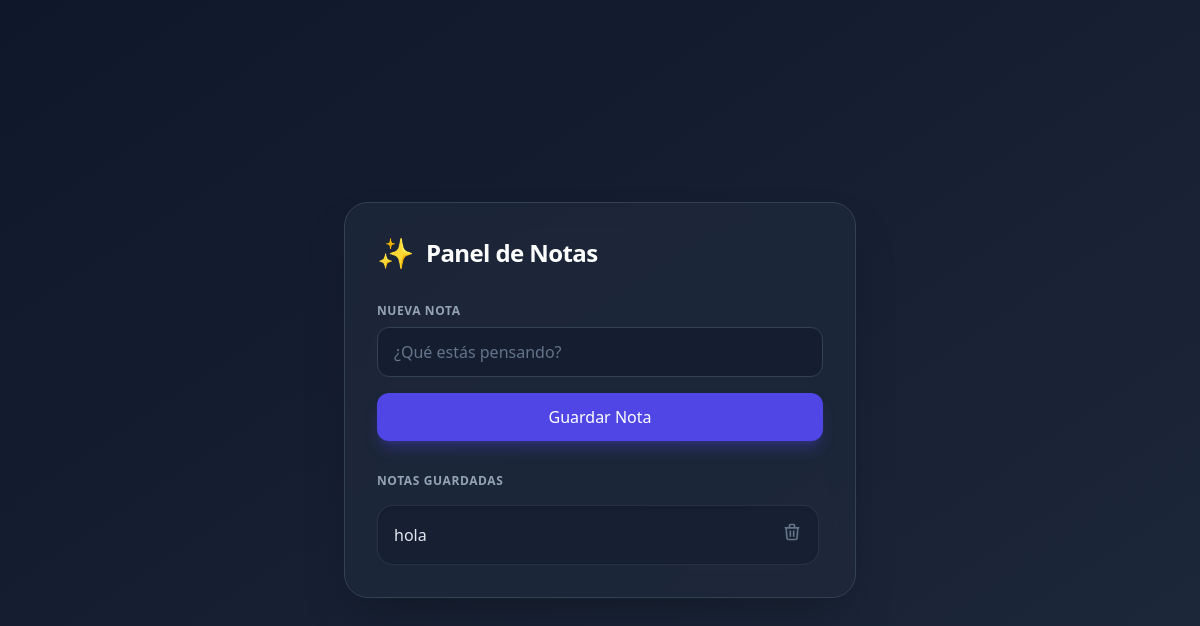
Before: / with the older database file.
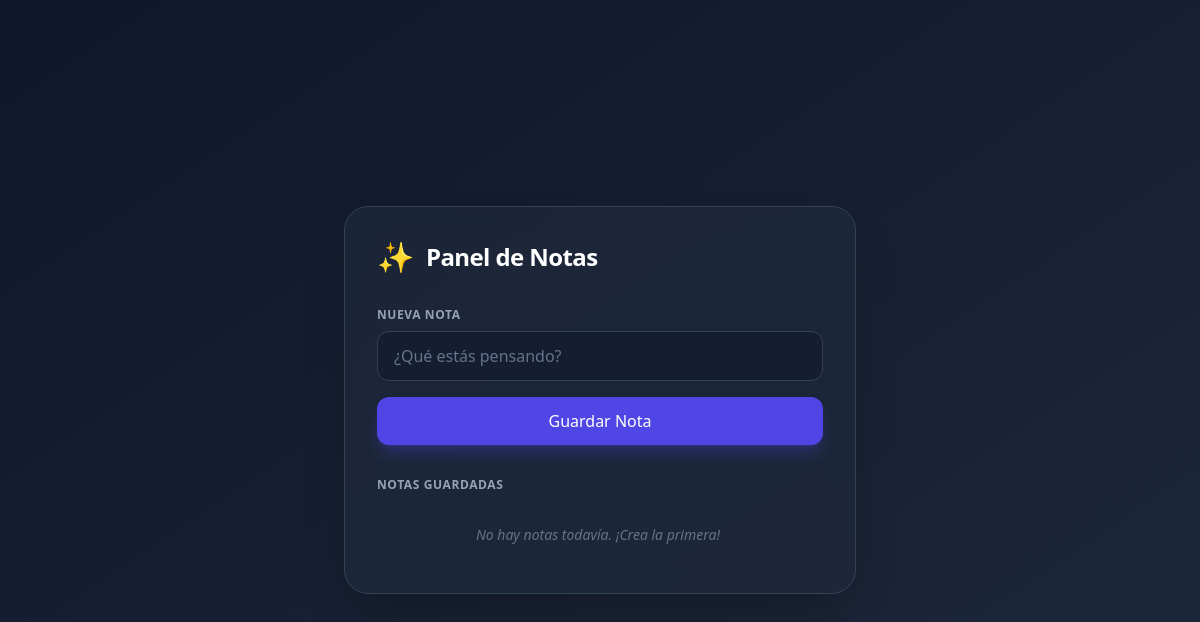
After: the same page with the newer database file.
### tables this page shows
CREATE TABLE notas (
            id INTEGER PRIMARY KEY AUTOINCREMENT,
            contenido TEXT NOT NULL
        );

### main.py (the view)
@app.get("/")
def leer_home(request: Request):
    conn = get_db()
    cursor = conn.cursor()
    cursor.execute("SELECT id, contenido FROM notas")
    notas = cursor.fetchall()
    conn.close()
    return templates.TemplateResponse(request=request, name="index.html", context={"notas": notas})

### templates/index.html (shortened to what this page needs)
<!DOCTYPE html>
<html lang="es">
<head>
    <script src="https://cdn.tailwindcss.com"></script>
</head>
<body class="bg-gradient-to-br from-slate-900 to-slate-800 text-slate-100 min-h-screen flex items-center justify-center p-4">
    <div class="bg-slate-800/80 backdrop-blur-md border border-slate-700 shadow-2xl rounded-3xl w-full max-w-lg p-8">
        <div class="flex items-center gap-3 mb-8">
            <span class="text-3xl">✨</span>
            <h1 class="text-2xl font-extrabold tracking-tight text-white">Panel de Notas</h1>
        </div>
        <form action="/agregar" method="POST" class="space-y-4 mb-8">
            <div>
                <label class="block text-xs font-semibold uppercase tracking-wider text-slate-400 mb-2">Nueva Nota</label>
                <input type="text" name="contenido" placeholder="¿Qué estás pensando?" required
                    class="w-full bg-slate-900/50 border border-slate-700 rounded-xl px-4 py-3 text-white placeholder-slate-500 focus:outline-none focus:ring-2 focus:ring-indigo-500 focus:border-transparent transition-all">
            </div>
            <button type="submit"
                class="w-full bg-indigo-600 hover:bg-indigo-500 text-white font-medium rounded-xl py-3 shadow-lg shadow-indigo-600/30 transition-all active:scale-[0.98]">
                Guardar Nota
            </button>
        </form>
        <h2 class="text-xs font-semibold uppercase tracking-wider text-slate-400 mb-4">Notas Guardadas</h2>
        <ul class="space-y-3 max-h-64 overflow-y-auto pr-1">
            {% for nota in notas %}
                <li class="bg-slate-900/40 border border-slate-700/60 rounded-2xl p-4 text-slate-200 shadow-inner flex items-center justify-between group">
                    <span class="break-words">{{ nota[1] }}</span>
                    <form action="/eliminar/{{ nota[0] }}" method="POST">
                        <button type="submit" class="text-slate-500 hover:text-red-400 transition-colors">
                            <svg xmlns="http://www.w3.org/2000/svg" class="h-5 w-5" fill="none" viewBox="0 0 24 24" stroke="currentColor">
                                <path stroke-linecap="round" stroke-linejoin="round" stroke-width="2" d="M19 7l-.867 12.142A2 2 0 0116.138 21H7.862a2 2 0 01-1.995-1.858L5 7m5 4v6m4-6v6m1-10V4a1 1 0 00-1-1h-4a1 1 0 00-1 1v3M4 7h16" />
                            </svg>
                        </button>
                    </form>
                </li>
            {% else %}
                <p class="text-slate-500 text-sm italic text-center py-4">No hay notas todavía. ¡Crea la primera!</p>
            {% endfor %}
        </ul>
    </div>
</body>
</html>

Changed rows visible on the page:
removed notas: contenido "hola"
Other visible differences:
text now shown: "No hay notas todavía. ¡Crea la primera!"
